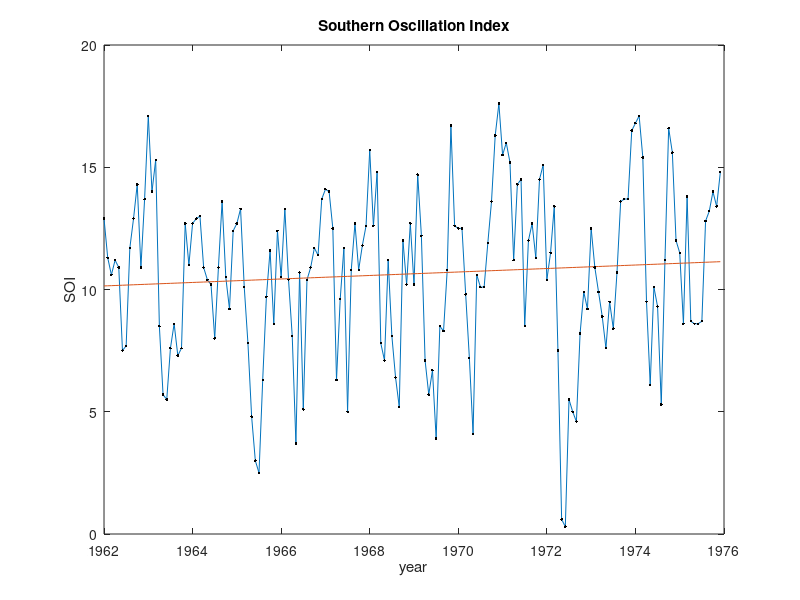
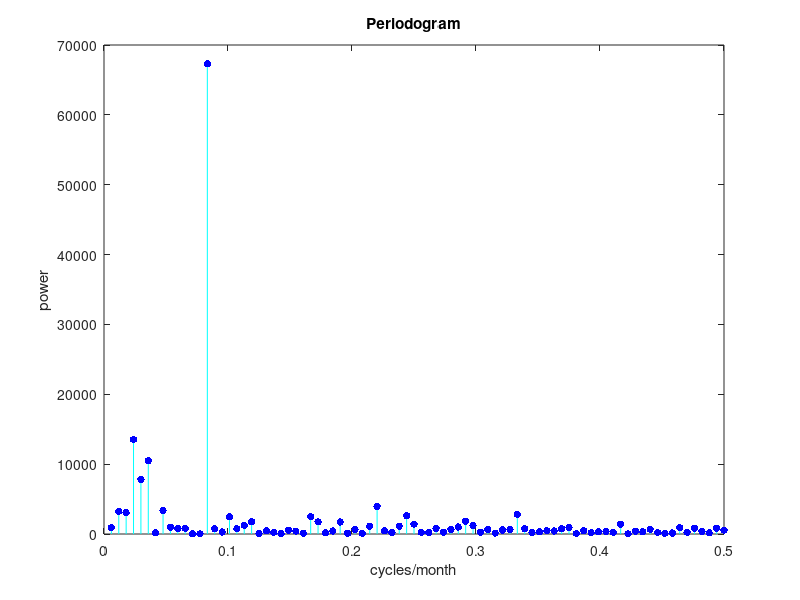
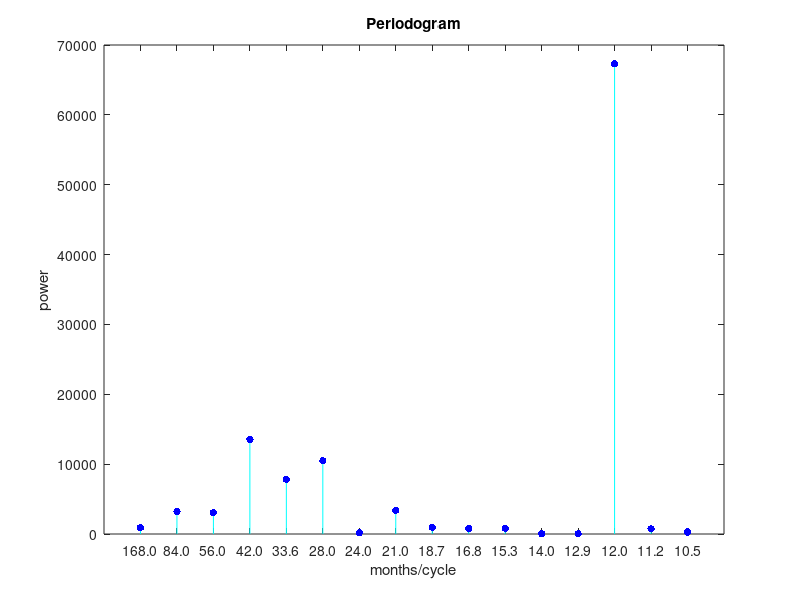

These figures' MATLAB source, in order:
% Fourier analysis of El Nino data (Southern Oscillation Index)

load elnino.dat
soi = elnino';
n = length(soi)

% Data is monthly from 1962 through 1976.
t = 1962 + (0:n-1)/12;

% Linear trend
c = polyfit(t,soi,1);
trend = polyval(c,t);

% Plot data with trend
figure(1)
plot(t,[soi; trend],'-',t,soi,'k.')
xlabel('year')
ylabel('SOI')
title('Southern Oscillation Index')

% FFT
y = soi - trend;
Y = fft(y);

% Delete first Fourier coefficient, because Y(1) = sum(y) is zero.

Y(1) = [];

% Periodogram with x axis in cycles per month.

figure(2)
pow = abs(Y(1:n/2)).^2;
pmax = 7e4;
f = (1:n/2)/n;
plot([f; f],[0*pow; pow],'c-', f,pow,'b.','linewidth',2,'markersize',16)
axis([0 .5 0 pmax])
xlabel('cycles/month')
ylabel('power')
title('Periodogram')

% Zoom in and invert x axis to years per cycle.

figure(3)
k = 1:16;
pow = pow(k);
mpk = n./k;  % Months per cycle
plot([k; k],[0*pow; pow],'c-',k,pow,'b.','linewidth',2,'markersize',16)
axis([min(k)-1 max(k)+1 0 pmax])
set(gca,'xtick',k)
xticklabels = sprintf('%5.1f|',mpk);
set(gca,'xticklabel',xticklabels)
xlabel('months/cycle')
ylabel('power')
title('Periodogram')

disp('The strongest peak is at 12 months per cycle, i.e. yearly.')
disp('There is another peak spread across three components with 28,')
disp('33.6, and 42 months per cycle, i.e. a little less than three years.')
